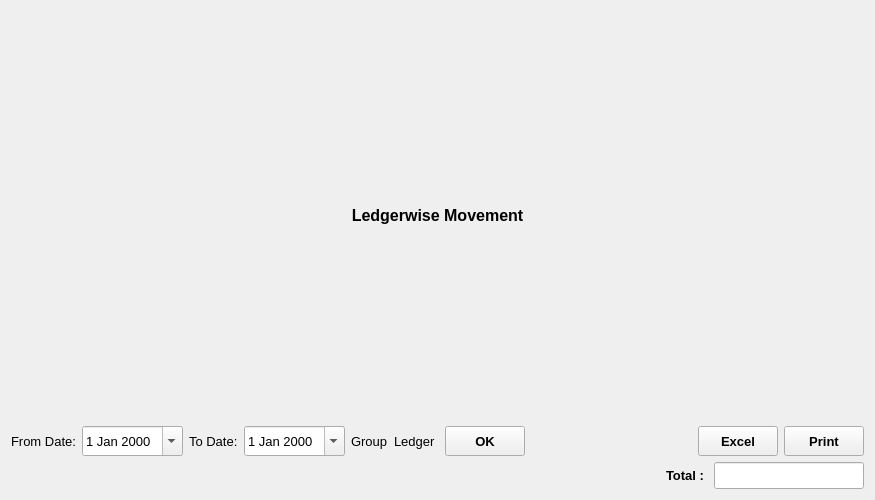
<?xml version="1.0" encoding="UTF-8"?>
<ui version="4.0">
 <class>LedgerwiseItemMovement</class>
 <widget class="QWidget" name="LedgerwiseItemMovement">
  <property name="geometry">
   <rect>
    <x>0</x>
    <y>0</y>
    <width>875</width>
    <height>500</height>
   </rect>
  </property>
  <property name="font">
   <font>
    <family>Microsoft YaHei UI</family>
    <pointsize>10</pointsize>
   </font>
  </property>
  <property name="windowTitle">
   <string>Form</string>
  </property>
  <layout class="QVBoxLayout" name="verticalLayout" stretch="0,0,1,0">
   <item>
    <widget class="QLabel" name="label">
     <property name="font">
      <font>
       <pointsize>12</pointsize>
       <weight>75</weight>
       <bold>true</bold>
      </font>
     </property>
     <property name="text">
      <string>Ledgerwise Movement</string>
     </property>
     <property name="alignment">
      <set>Qt::AlignCenter</set>
     </property>
    </widget>
   </item>
   <item>
    <layout class="QHBoxLayout" name="horizontalLayout" stretch="0,0,0,0,0,0,0,0,0,0,0,0">
     <item>
      <widget class="QLabel" name="fromDateLabel">
       <property name="text">
        <string>From Date:</string>
       </property>
      </widget>
     </item>
     <item>
      <widget class="QDateEdit" name="fromDateDateEdit">
       <property name="minimumSize">
        <size>
         <width>0</width>
         <height>30</height>
        </size>
       </property>
       <property name="calendarPopup">
        <bool>true</bool>
       </property>
      </widget>
     </item>
     <item>
      <widget class="QLabel" name="toDateLabel">
       <property name="text">
        <string>To Date:</string>
       </property>
      </widget>
     </item>
     <item>
      <widget class="QDateEdit" name="toDateDateEdit">
       <property name="minimumSize">
        <size>
         <width>0</width>
         <height>30</height>
        </size>
       </property>
       <property name="calendarPopup">
        <bool>true</bool>
       </property>
      </widget>
     </item>
     <item>
      <widget class="QLabel" name="label_4">
       <property name="text">
        <string>Group</string>
       </property>
      </widget>
     </item>
     <item>
      <layout class="QHBoxLayout" name="groupLay"/>
     </item>
     <item>
      <widget class="QLabel" name="label_2">
       <property name="text">
        <string>Ledger </string>
       </property>
      </widget>
     </item>
     <item>
      <layout class="QHBoxLayout" name="ledgerLay"/>
     </item>
     <item>
      <widget class="QToolButton" name="OKButton">
       <property name="minimumSize">
        <size>
         <width>80</width>
         <height>30</height>
        </size>
       </property>
       <property name="font">
        <font>
         <weight>75</weight>
         <bold>true</bold>
        </font>
       </property>
       <property name="text">
        <string>OK</string>
       </property>
      </widget>
     </item>
     <item>
      <spacer name="horizontalSpacer">
       <property name="orientation">
        <enum>Qt::Horizontal</enum>
       </property>
       <property name="sizeHint" stdset="0">
        <size>
         <width>40</width>
         <height>20</height>
        </size>
       </property>
      </spacer>
     </item>
     <item>
      <widget class="QToolButton" name="excelButton">
       <property name="minimumSize">
        <size>
         <width>80</width>
         <height>30</height>
        </size>
       </property>
       <property name="font">
        <font>
         <weight>75</weight>
         <bold>true</bold>
        </font>
       </property>
       <property name="text">
        <string>Excel</string>
       </property>
      </widget>
     </item>
     <item>
      <widget class="QToolButton" name="printButton">
       <property name="minimumSize">
        <size>
         <width>80</width>
         <height>30</height>
        </size>
       </property>
       <property name="font">
        <font>
         <weight>75</weight>
         <bold>true</bold>
        </font>
       </property>
       <property name="text">
        <string>Print</string>
       </property>
      </widget>
     </item>
    </layout>
   </item>
   <item>
    <layout class="QVBoxLayout" name="tableLayout"/>
   </item>
   <item>
    <layout class="QHBoxLayout" name="horizontalLayout_2">
     <item>
      <spacer name="horizontalSpacer_2">
       <property name="orientation">
        <enum>Qt::Horizontal</enum>
       </property>
       <property name="sizeHint" stdset="0">
        <size>
         <width>40</width>
         <height>20</height>
        </size>
       </property>
      </spacer>
     </item>
     <item>
      <widget class="QLabel" name="label_3">
       <property name="font">
        <font>
         <weight>75</weight>
         <bold>true</bold>
        </font>
       </property>
       <property name="text">
        <string>Total : </string>
       </property>
      </widget>
     </item>
     <item>
      <widget class="QLineEdit" name="totalLineEdit">
       <property name="minimumSize">
        <size>
         <width>0</width>
         <height>27</height>
        </size>
       </property>
       <property name="maximumSize">
        <size>
         <width>150</width>
         <height>16777215</height>
        </size>
       </property>
      </widget>
     </item>
    </layout>
   </item>
  </layout>
 </widget>
 <resources/>
 <connections/>
</ui>
